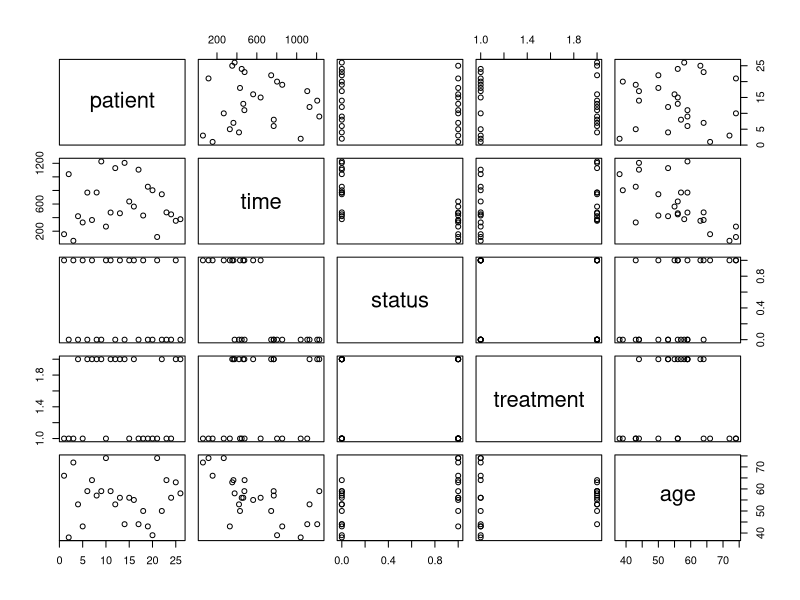
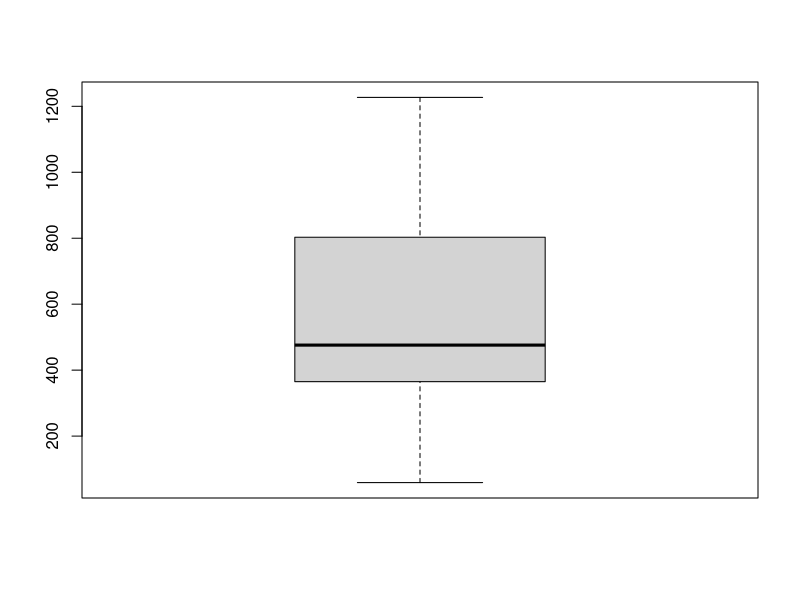
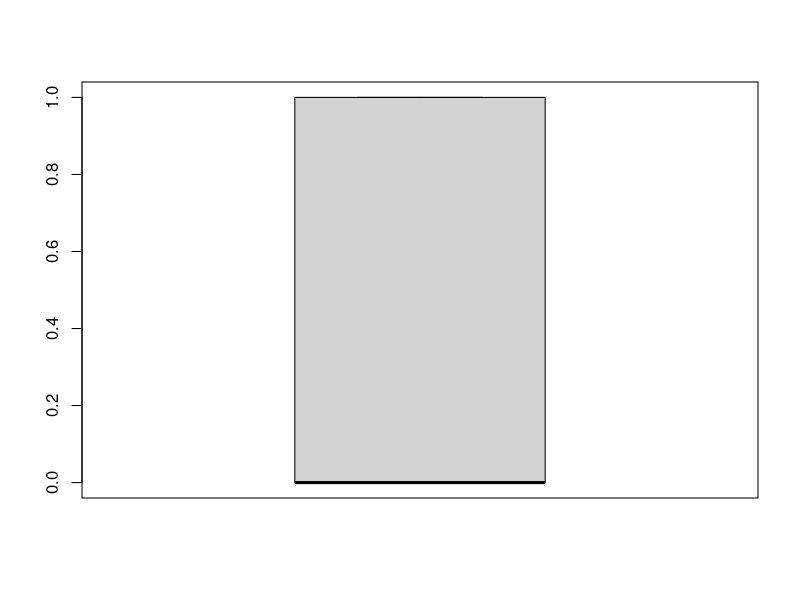
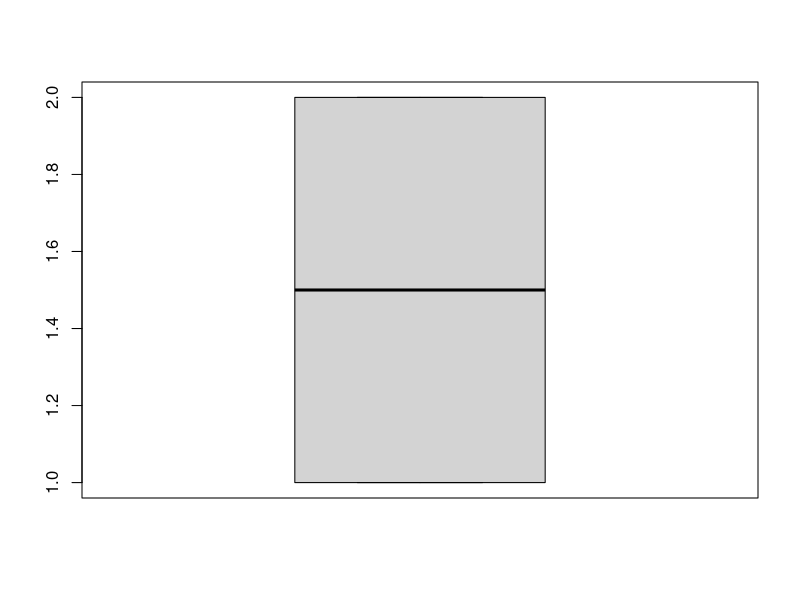
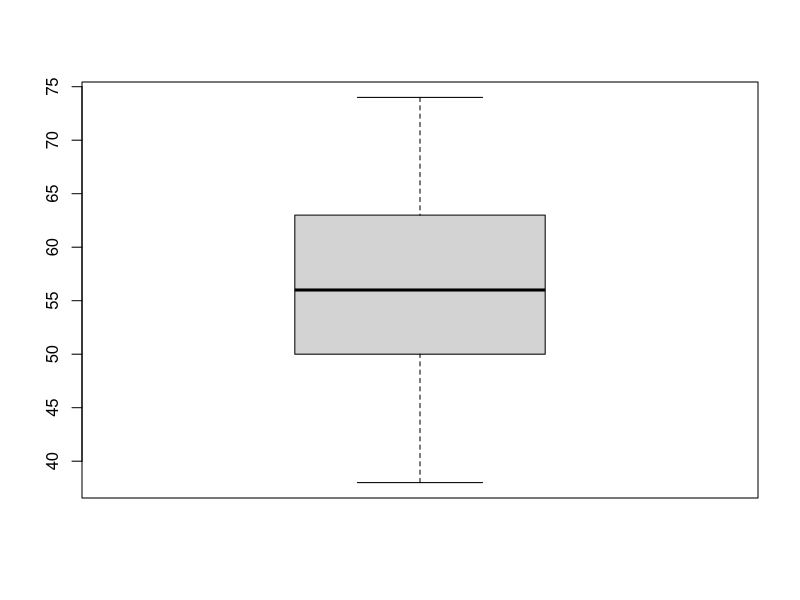
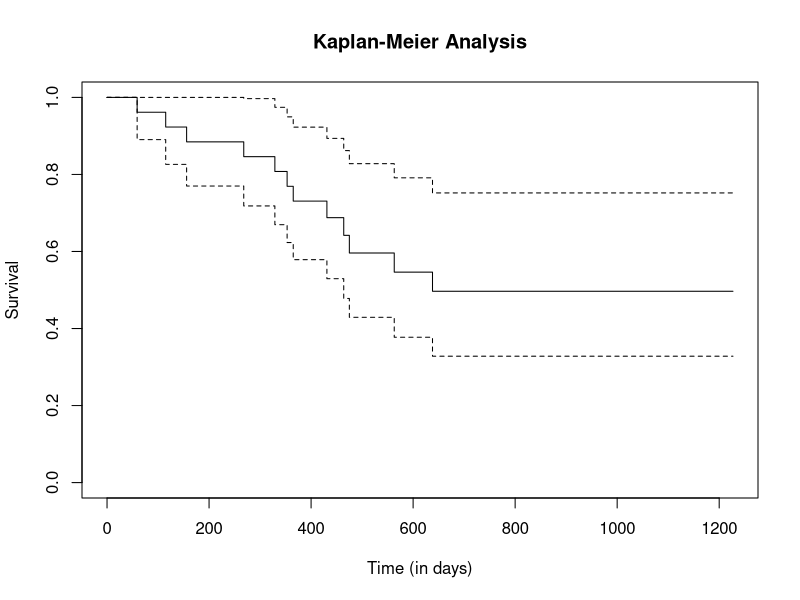
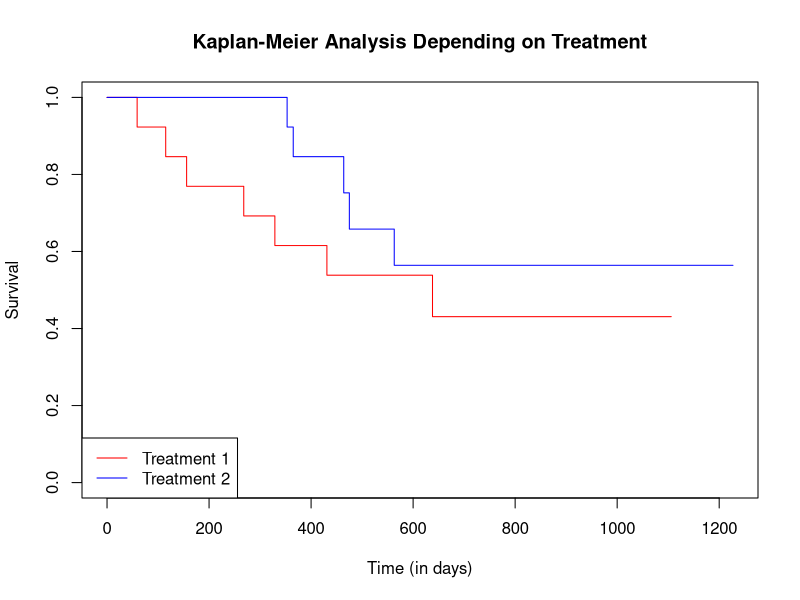

Source code (R) for these figures, in order:
# Ovarian Cancer Survival Analysis

# set up
library(survival)

getwd()
setwd("C:/Users/my computer/Documents/")

cancer.data <- read.csv("ovarian cancer data.csv")
head(cancer.data)
attach(cancer.data)

# data clean
unique(status)
unique(treatment)

summary(time)
summary(age)

unique(duplicated(cancer.data))

# exploratory analysis
summary(cancer.data)

plot(cancer.data)

boxplot(time)
boxplot(status)
boxplot(treatment)
boxplot(age)

# Kaplan-Meier non-parametric analysis
kaplan1 <- survfit(Surv(time, status) ~ 1) 
summary(kaplan1)

plot(kaplan1, xlab="Time (in days)", ylab="Survival", main="Kaplan-Meier Analysis")

# Kaplan-Meier non-parametric by group (treatment type)
kaplan2 <- survfit(Surv(time, status) ~ treatment)
summary(kaplan2)

plot(kaplan2, xlab="Time (in days)", ylab="Survival", main="Kaplan-Meier Analysis Depending on Treatment",
     col=c("red", "blue"))
legend('bottomleft', c("Treatment 1", "Treatment 2"), col=c("red", "blue"), lty=1)

# test for difference in treatment
survdiff(Surv(time, status) ~ treatment)

# Cox Proportional Hazard Models - Coefficients and Hazard Rates
# Independent variables are treatment and age
vars <- cbind(treatment, age)

cox <- coxph(Surv(time, status) ~ vars, method ="breslow")
summary(cox)

detach(cancer.data)
